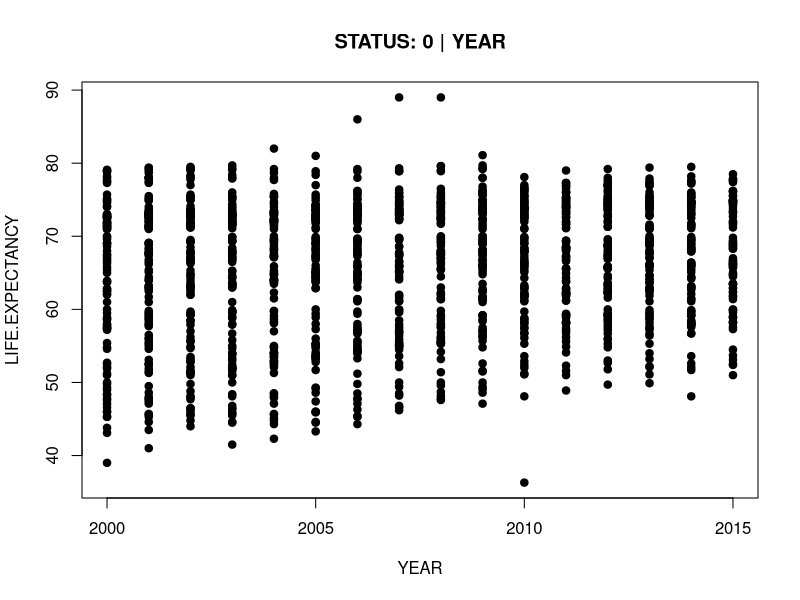
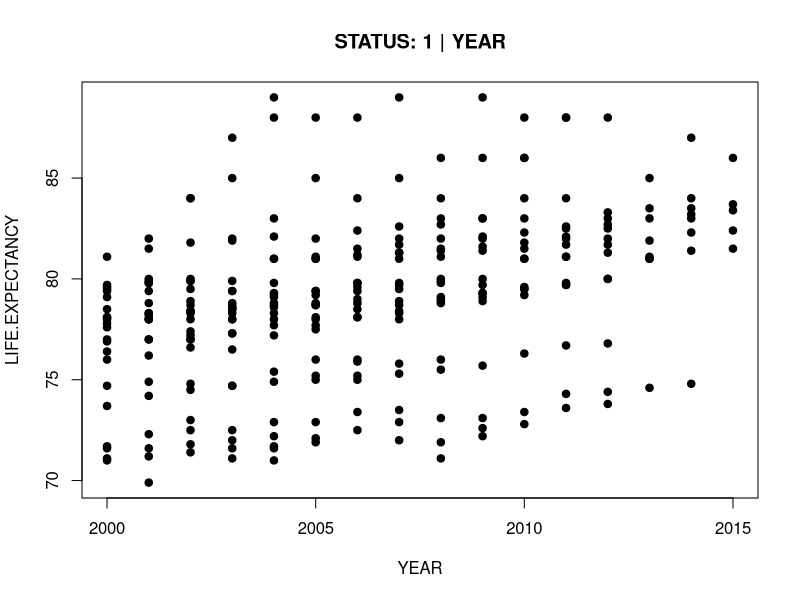
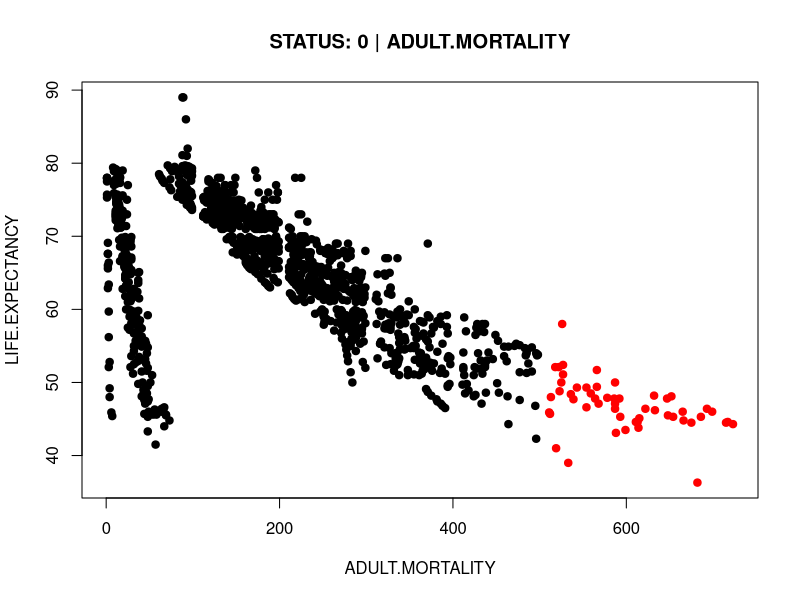
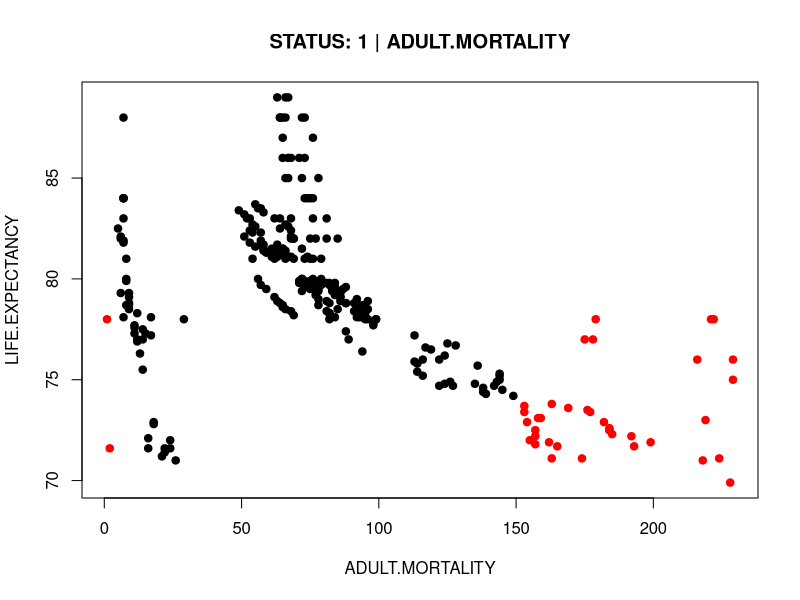
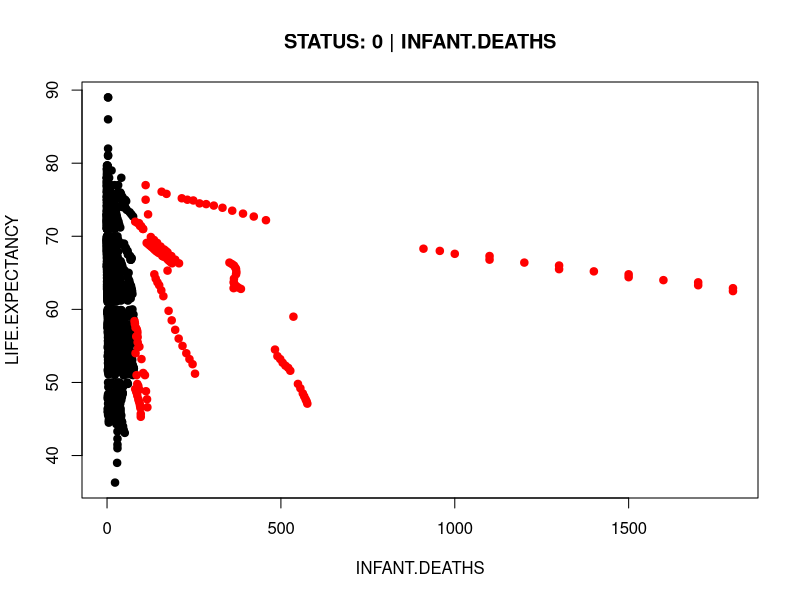
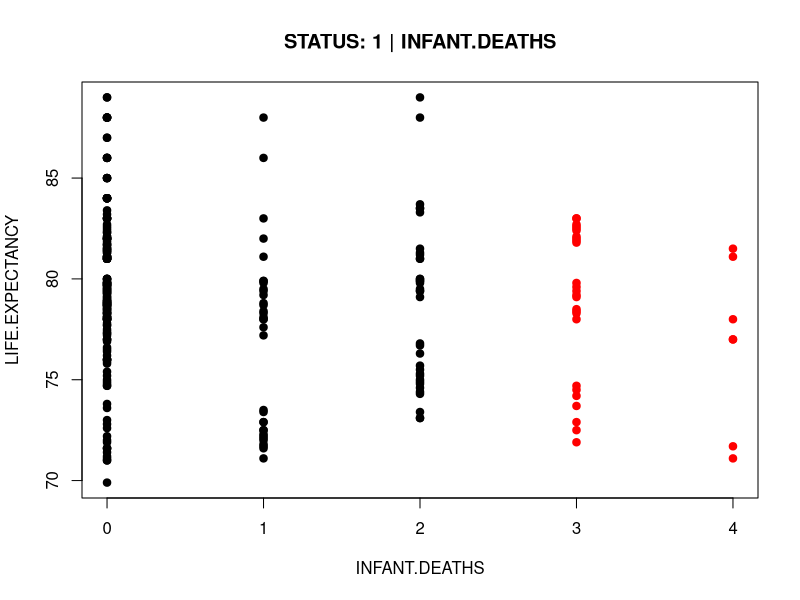
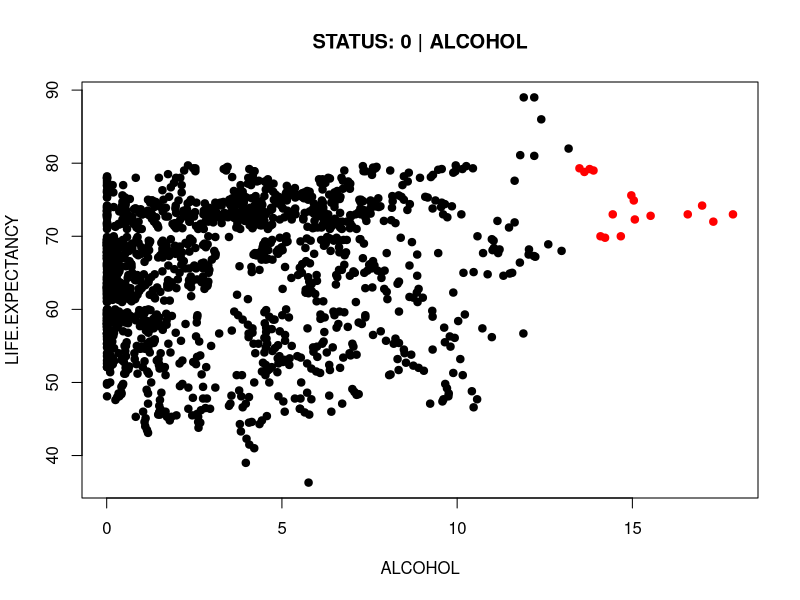
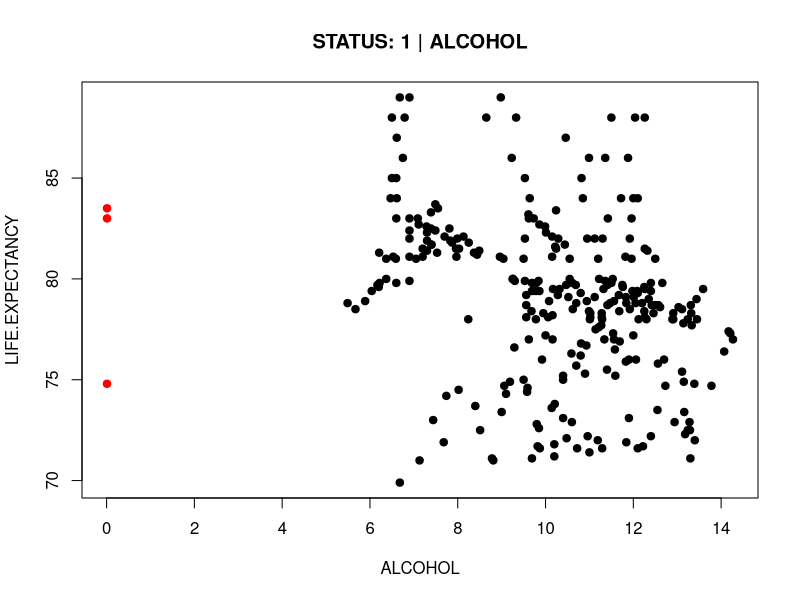

Write the R code that produced these figures, in order.
## ---- chunk 1
knitr::opts_chunk$set(echo = TRUE)
## ---- chunk 2
library(dplyr)
library(tidyr)
library(stringr)
## ---- chunk 3
data <- read.csv("../data_set/Life Expectancy Data.csv")
## ---- chunk 4
cat("Số dòng:", nrow(data), "\n")
cat("Số cột:", ncol(data), "\n")

# Kiểu dữ liệu của từng cột
data_types <- sapply(data, class)
data_types_df_1 <- data.frame(Column = names(data_types), Type = unname(data_types))
knitr::kable(data_types_df_1, caption = "Kiểu dữ liệu của từng cột")

# Đếm số lượng NA theo từng cột
na_counts <- colSums(is.na(data))
na_df <- data.frame(Column = names(na_counts), NA_Count = na_counts)

knitr::kable(na_df, caption = "Số lượng giá trị NA theo từng cột")

# Tạo bảng tổng quan cho từng cột
overview <- data.frame(
  Column = names(data),
  Min = sapply(data, function(x) if(is.numeric(x)) min(x, na.rm = TRUE) else NA),
  Max = sapply(data, function(x) if(is.numeric(x)) max(x, na.rm = TRUE) else NA),
  Mean = sapply(data, function(x) if(is.numeric(x)) mean(x, na.rm = TRUE) else NA)
)

knitr::kable(overview, caption = "Tổng quan từng cột trong dữ liệu")
## ---- chunk 5
data_grouped <- data %>%
  group_by(Country) %>%
  mutate(across(where(is.numeric), ~ ifelse(is.na(.), median(., na.rm = TRUE), .))) %>%
  ungroup()
## ---- chunk 6
data <- data_grouped

# Chuẩn hóa tên các cột cho đồng nhất
colnames(data) <- toupper(colnames(data))

# Chuẩn hóa tên các quốc gia
data <- data %>%
  mutate(COUNTRY = str_replace_all(COUNTRY, " ", "_"))

data$STATUS <- ifelse(data$STATUS == "Developed", "1", "0")
data$STATUS <- as.numeric(data$STATUS)

# Gộp các cột có ý nghĩa giống nhau lại thành 1
data <- data %>%
  mutate(THINNESS = rowMeans(
    select(., THINNESS..1.19.YEARS, THINNESS.5.9.YEARS),
    na.rm = TRUE
  ))
data <- data %>%
  mutate(VACCINATION_RATE = rowMeans(
    select(., HEPATITIS.B, POLIO, DIPHTHERIA),
    na.rm = TRUE
  )) %>%
# Loại bỏ các cột gốc sau khi gộp
  select(-THINNESS..1.19.YEARS, -THINNESS.5.9.YEARS, -HEPATITIS.B, -POLIO, -DIPHTHERIA)


# Xem tên các cột sau chuẩn hóa
colnames(data)
## ---- chunk 7
data_cleaned <- data %>%
  drop_na()
## ---- chunk 8
# Xoá những dòng có BMI bất thường
data_cleaned <- data_cleaned[!(data_cleaned$BMI < 10 | data_cleaned$BMI > 60), ]
## ---- chunk 9
cols_to_loop <- setdiff(colnames(data_cleaned), c("LIFE.EXPECTANCY", "COUNTRY", "STATUS"))

for (col in cols_to_loop) {
  for (status_group in unique(data_cleaned$STATUS)) {
    
    # Lọc theo nhóm STATUS (Developed / Developing)
    temp_data <- data_cleaned %>%
      filter(STATUS == status_group) %>%
      select(STATUS, LIFE.EXPECTANCY, all_of(col)) %>%
      rename(x = all_of(col), y = LIFE.EXPECTANCY)
    
    # Tính IQR cho biến x trong từng nhóm
    Q1 <- quantile(temp_data$x, 0.25, na.rm = TRUE)
    Q3 <- quantile(temp_data$x, 0.75, na.rm = TRUE)
    IQR <- Q3 - Q1
    lower <- Q1 - 1.5 * IQR
    upper <- Q3 + 1.5 * IQR
    
    # Xác định outliers
    temp_data <- temp_data %>%
      mutate(is_outlier = x < lower | x > upper)
    
    # Vẽ scatter plot cho nhóm STATUS hiện tại
    plot(temp_data$x, temp_data$y,
         main = paste("STATUS:", status_group, "|", col),
         xlab = col,
         ylab = "LIFE.EXPECTANCY",
         pch = 19,
         col = ifelse(temp_data$is_outlier, "red", "black"))
  }
}
## ---- chunk 10
cols_to_loop <- setdiff(colnames(data_cleaned), c("LIFE.EXPECTANCY", "STATUS", "COUNTRY"))

for (col in cols_to_loop) {
  
  temp_data <- data_cleaned %>%
    select(COUNTRY, all_of(col)) %>%
    rename(x = all_of(col))
  
  temp_data <- temp_data %>%
    group_by(COUNTRY) %>%
    mutate(
      Q1 = quantile(x, 0.25, na.rm = TRUE),
      Q3 = quantile(x, 0.75, na.rm = TRUE),
      IQR = Q3 - Q1,
      lower = Q1 - 1.5 * IQR,
      upper = Q3 + 1.5 * IQR,
      median_val = median(x, na.rm = TRUE),
      is_outlier = (x < lower | x > upper | x == 0),
      # Nếu outlier thì thay bằng median của quốc gia đó
      x_clean = ifelse(is_outlier, median_val, x)
    ) %>%
    ungroup()
  
  # Cập nhật lại biến đã clean vào data_cleaned
  data_cleaned[[col]] <- temp_data$x_clean
}
## ---- chunk 11
cat("Số dòng:", nrow(data_cleaned), "\n")
cat("Số cột:", ncol(data_cleaned), "\n")

# Kiểu dữ liệu của từng cột
data_types_cleaned <- sapply(data_cleaned, class)
data_types_df_cleaned <- data.frame(Column = names(data_types_cleaned), Type = unname(data_types_cleaned))
knitr::kable(data_types_df_cleaned, caption = "Kiểu dữ liệu của từng cột")

# Đếm số lượng NA theo từng cột
na_counts <- colSums(is.na(data_cleaned))
na_df <- data.frame(Column = names(na_counts), NA_Count = na_counts)

knitr::kable(na_df, caption = "Số lượng giá trị NA theo từng cột")
## ---- chunk 12
write.csv(data_cleaned, "../data_set/data_cleaned.csv", row.names = FALSE)
print("Đã xuất file clean")
